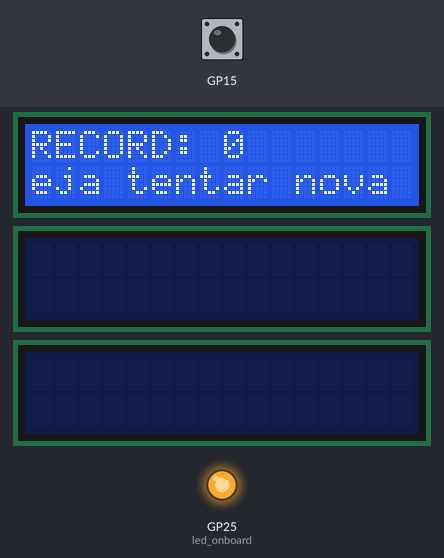
Bench run of a program on a simulated Raspberry Pi Pico running MicroPython. Shown: 3 × 16×2 character LCD, output pins drawn as LEDs (lit = HIGH). The test bench sets the inputs (shaded band); at power-on: GP15 LOW. The clock reads 2024-03-15 10:24:30 at power-on unless the program sets it; what the program prints to the serial console is not drawn.

Above: at 17.6 s.
17.7 s: GP15 pulled HIGH for 0.15 s
At 18.9 s:
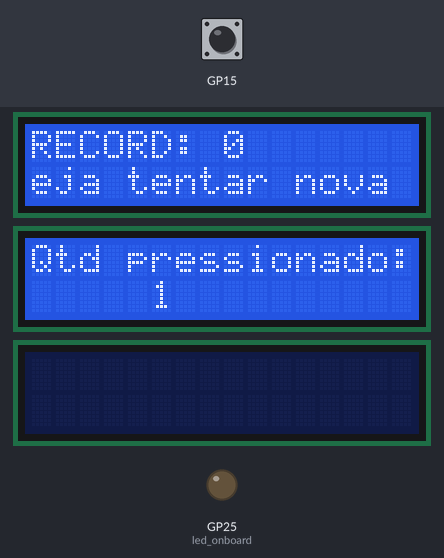
19.3 s: GP15 pulled HIGH for 1 s
At 21.4 s:
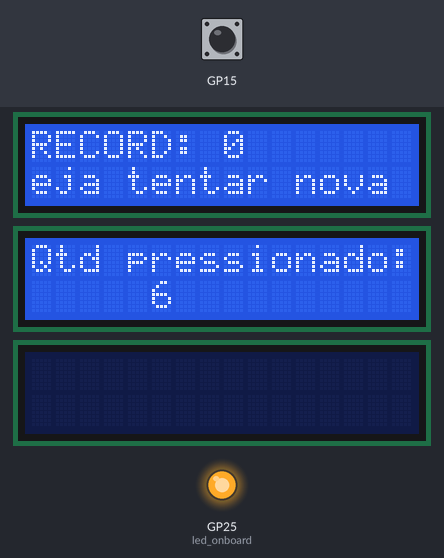
21.8 s: GP15 pulled HIGH for 0.15 s
At 22.5 s:
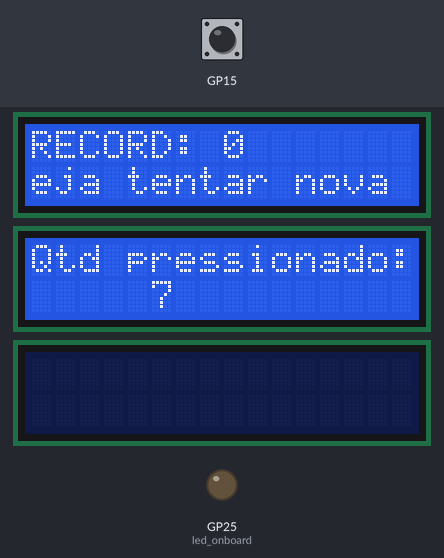
23.4 s: GP15 pulled HIGH for 0.15 s
At 23.7 s:
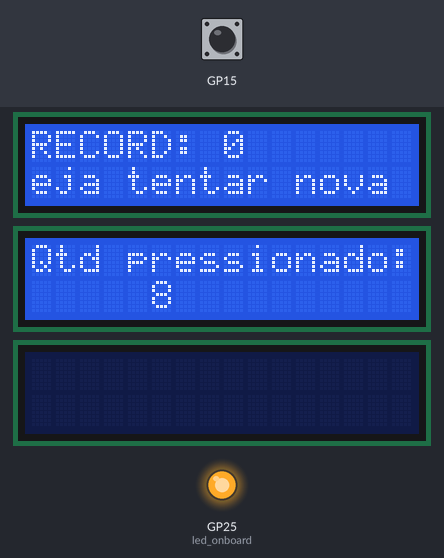
26.5 s: GP15 pulled HIGH for 1 s
At 28.6 s:
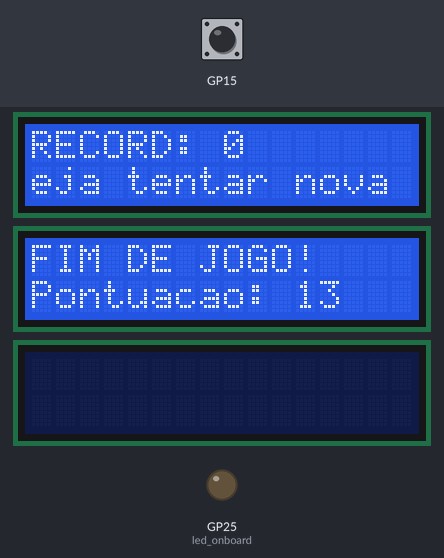
29.5 s: GP15 driven HIGH
At 34.06 s:
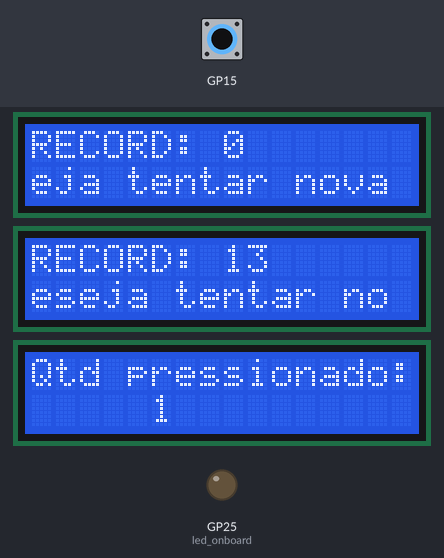
Timing chart, 0 to 35.4 s (numbered marks = the images above; inputs shaded):
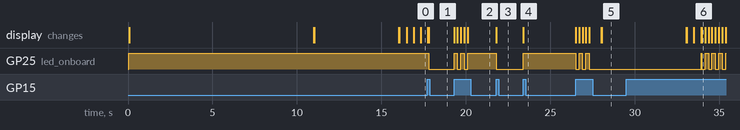

Measured:
- after the input at 17.7 s, GP25 (led_onboard): HIGH → LOW after 0.09 s; the display: first changes after 0.05 s (image 1 shows a later state)
- after the input at 19.3 s, GP25 (led_onboard): alternates HIGH for 0.20 s and LOW for 0.20 s, 5 changes in all, then stays HIGH, starting at once; the display: first changes at once (image 2 shows a later state)
- after the input at 21.8 s, GP25 (led_onboard): HIGH → LOW at once; the display: changes at once (image 3)
- after the input at 23.4 s, GP25 (led_onboard): LOW → HIGH at once; the display: changes at once (image 4)
- after the input at 26.5 s, GP25 (led_onboard): alternates HIGH for 0.20 s and LOW for 0.20 s, 5 changes in all, then stays LOW, starting at once
- after the input at 29.5 s, GP25 (led_onboard): LOW → HIGH after 4.4 s, then repeats every 0.40 s: LOW 0.20 s, HIGH 0.20 s; the display: first differs from a run without the input after 4.4 s (image 6 shows a later state)

The program:

jogo-qtd-apertados.py
```python
from machine import Pin
from machine import I2C
from pico_i2c_lcd import I2cLcd
import utime

RECORD_QTD = 0

def realizar_qtd_botao_pressionado(tempo: int, button: dict, lcd:dict, led_onboard: dict) -> int:
    """
    Realiza a contagem de clicks no botão realizado pelo jogador.

    Parameters
    ----------
    tempo : int
        Tempo que será permitido o click. Após o tempo terminar, o jogo acaba.
    button : dict
        Objeto contendo as informações do botão no raspberry pi pico.
    lcd : dict
        Objeto contendo as informações do led LCD no raspberry pi pico.
    led_onboard : dict
        Objeto contendo as informações do led onboard da placa.

    Returns
    -------
    int
        Quantidade de vezez que foi pressinado o botão.
    """
    lcd.putstr(f"Qtd pressionado:")
    timeout = utime.time() + tempo
    print(f"Time out... {tempo} segundos")

    count = 0
    while True:
        if button.value():
            count += 1
            led_onboard.toggle()
            lcd.move_to(5, 1)
            lcd.putstr(str(count))
            utime.sleep(0.2)
        if utime.time() > timeout:
            lcd.clear()
            lcd.putstr(f"FIM DE JOGO!")
            lcd.move_to(0, 1)
            lcd.putstr(f"Pontuacao: {count}")
            break

    return count


def realizar_scroll(text: str) -> str:
    """
    Método que realizar o scroll de uma string, para ser exebidida no modulo LCD 16x02.

    Parameters
    ----------
    text : str
        Texto que terá sua sequencia ajustada como uma fila.

    Returns
    -------
    str
        String com o texto voltando um caractere.
    """
    list_text = list(text)
    for idx, x in enumerate(list_text):
        aux = list_text[idx]

        if idx == len(list_text) - 1:
            break
        list_text[idx] = list_text[idx + 1]
        list_text[idx + 1] = aux
    saida = ''.join(list_text)

    return saida


def obter_objeto_lcd() -> dict:
    """
    Método responsável por configurar o modulo LCD externo, para ser utilizado via código.

    Returns
    -------
    dict
        Objeto contendo as informações do led LCD no raspberry pi pico.
    """
    Address = 0x27
    Rows = 2
    Cols = 16
    i2cConfig=I2C(0, sda=Pin(0), scl=Pin(1), freq=400000)
    lcd = I2cLcd(i2cConfig,Address,Rows, Cols)
    lcd.clear()

    return lcd


def obter_led_onboard() -> dict:
    """
    Método responsável por obter o led onboard da placa.
    Para o mesmo, sempre será utilizado o pino 25.

    Returns
    -------
    dict
        Objeto contendo as informações do led onboard da placa.
    """
    led_onboard = Pin(25, Pin.OUT)
    return led_onboard


def obter_botao_obj(posicao_pino: int) -> dict:
    """
    Método responsável por objeter o botão externo (Táctil Push-Button).

    Parameters
    ----------
    posicao_pino : int
        Posição do botão na placa.

    Returns
    -------
    dict
        Objeto contendo as informações do botão no raspberry pi pico.
    """
    button = Pin(posicao_pino,Pin.IN, Pin.PULL_DOWN)

    return button


def iniciar_jogo() -> None:
    """
    Método para iniciar o "jogo". O mesmo funciona da seguinte forma:
        1. O jogador terá que clicar o mais rápido que puder durante 10 segundos (ou mais, caso ajustado).
        2. Após a rodada do jogador, será exibido a pontuação do mesmo.
        3. Logo após a pontuação, será exibido uma tela com um ranking do maior ponto e uma mensagem de "Deseja tentar novamente?".
        4. Caso o jogador queira jogar novamente, para subir de ranking, basta apenas clicar no botão e o jogo começará novamente.

        O mesmo depende de:
        * 1x - Raspberry Pi Pico
        * 1x - Táctil Push-Button
        * 1x - Display LCD 16x02
        * 6x - Jumper Macho/Macho
    """
    global RECORD_QTD
    lcd = obter_objeto_lcd()
    led_onboard = obter_led_onboard()
    led_onboard.value(1)
    button = obter_botao_obj(15)

    qtd = realizar_qtd_botao_pressionado(10, button, lcd, led_onboard)
    print(f"Pontuacao: {qtd}")

    if qtd >= RECORD_QTD:
        RECORD_QTD = qtd

    utime.sleep(5)
    lcd.clear()
    lcd.putstr(f"RECORD: {RECORD_QTD}")
    print(f"Recorde qtd: {RECORD_QTD}")
    text = "Deseja tentar novamente? "
    lcd.move_to(0, 1)
    lcd.putstr(text[0:15])
    utime.sleep(0.4)

    while True:
        text = realizar_scroll(text)
        lcd.move_to(0, 1)
        lcd.putstr(text[0:15])
        utime.sleep(0.4)
        if button.value():
            iniciar_jogo()


iniciar_jogo()
```
